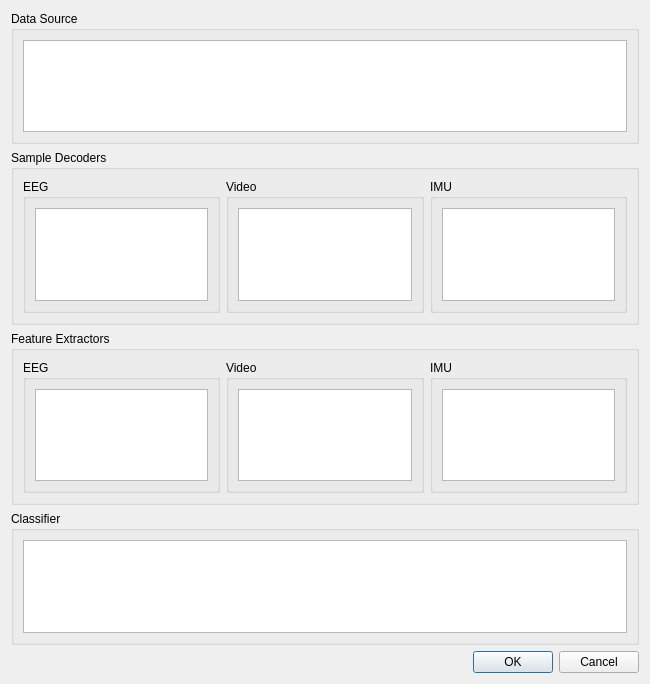
<?xml version="1.0" encoding="UTF-8"?>
<ui version="4.0">
 <class>PluginManager</class>
 <widget class="QDialog" name="PluginManager">
  <property name="geometry">
   <rect>
    <x>0</x>
    <y>0</y>
    <width>650</width>
    <height>684</height>
   </rect>
  </property>
  <property name="windowTitle">
   <string>Plugin Manager</string>
  </property>
  <layout class="QVBoxLayout" name="verticalLayout">
   <item>
    <widget class="QGroupBox" name="groupBox">
     <property name="title">
      <string>Data Source</string>
     </property>
     <layout class="QHBoxLayout" name="horizontalLayout_4">
      <item>
       <widget class="QTreeView" name="treeSource">
        <property name="alternatingRowColors">
         <bool>true</bool>
        </property>
        <property name="rootIsDecorated">
         <bool>false</bool>
        </property>
        <property name="itemsExpandable">
         <bool>false</bool>
        </property>
        <property name="headerHidden">
         <bool>true</bool>
        </property>
        <property name="expandsOnDoubleClick">
         <bool>false</bool>
        </property>
       </widget>
      </item>
     </layout>
    </widget>
   </item>
   <item>
    <widget class="QGroupBox" name="groupBox_2">
     <property name="title">
      <string>Sample Decoders</string>
     </property>
     <layout class="QHBoxLayout" name="horizontalLayout">
      <item>
       <widget class="QGroupBox" name="groupBox_5">
        <property name="title">
         <string>EEG</string>
        </property>
        <layout class="QHBoxLayout" name="horizontalLayout_5">
         <item>
          <widget class="QTreeView" name="treeDecoderEeg">
           <property name="alternatingRowColors">
            <bool>true</bool>
           </property>
           <property name="rootIsDecorated">
            <bool>false</bool>
           </property>
           <property name="itemsExpandable">
            <bool>false</bool>
           </property>
           <property name="headerHidden">
            <bool>true</bool>
           </property>
           <property name="expandsOnDoubleClick">
            <bool>false</bool>
           </property>
          </widget>
         </item>
        </layout>
       </widget>
      </item>
      <item>
       <widget class="QGroupBox" name="groupBox_6">
        <property name="title">
         <string>Video</string>
        </property>
        <layout class="QHBoxLayout" name="horizontalLayout_6">
         <item>
          <widget class="QTreeView" name="treeDecoderVideo">
           <property name="alternatingRowColors">
            <bool>true</bool>
           </property>
           <property name="rootIsDecorated">
            <bool>false</bool>
           </property>
           <property name="itemsExpandable">
            <bool>false</bool>
           </property>
           <property name="headerHidden">
            <bool>true</bool>
           </property>
           <property name="expandsOnDoubleClick">
            <bool>false</bool>
           </property>
          </widget>
         </item>
        </layout>
       </widget>
      </item>
      <item>
       <widget class="QGroupBox" name="groupBox_7">
        <property name="title">
         <string>IMU</string>
        </property>
        <layout class="QHBoxLayout" name="horizontalLayout_7">
         <item>
          <widget class="QTreeView" name="treeDecoderImu">
           <property name="alternatingRowColors">
            <bool>true</bool>
           </property>
           <property name="rootIsDecorated">
            <bool>false</bool>
           </property>
           <property name="itemsExpandable">
            <bool>false</bool>
           </property>
           <property name="headerHidden">
            <bool>true</bool>
           </property>
           <property name="expandsOnDoubleClick">
            <bool>false</bool>
           </property>
          </widget>
         </item>
        </layout>
       </widget>
      </item>
     </layout>
    </widget>
   </item>
   <item>
    <widget class="QGroupBox" name="groupBox_3">
     <property name="title">
      <string>Feature Extractors</string>
     </property>
     <layout class="QHBoxLayout" name="horizontalLayout_2">
      <item>
       <widget class="QGroupBox" name="groupBox_8">
        <property name="title">
         <string>EEG</string>
        </property>
        <layout class="QHBoxLayout" name="horizontalLayout_9">
         <item>
          <widget class="QTreeView" name="treeFeatEeg">
           <property name="alternatingRowColors">
            <bool>true</bool>
           </property>
           <property name="rootIsDecorated">
            <bool>false</bool>
           </property>
           <property name="itemsExpandable">
            <bool>false</bool>
           </property>
           <property name="headerHidden">
            <bool>true</bool>
           </property>
           <property name="expandsOnDoubleClick">
            <bool>false</bool>
           </property>
          </widget>
         </item>
        </layout>
       </widget>
      </item>
      <item>
       <widget class="QGroupBox" name="groupBox_9">
        <property name="title">
         <string>Video</string>
        </property>
        <layout class="QHBoxLayout" name="horizontalLayout_10">
         <item>
          <widget class="QTreeView" name="treeFeatVideo">
           <property name="alternatingRowColors">
            <bool>true</bool>
           </property>
           <property name="rootIsDecorated">
            <bool>false</bool>
           </property>
           <property name="itemsExpandable">
            <bool>false</bool>
           </property>
           <property name="headerHidden">
            <bool>true</bool>
           </property>
           <property name="expandsOnDoubleClick">
            <bool>false</bool>
           </property>
          </widget>
         </item>
        </layout>
       </widget>
      </item>
      <item>
       <widget class="QGroupBox" name="groupBox_10">
        <property name="title">
         <string>IMU</string>
        </property>
        <layout class="QHBoxLayout" name="horizontalLayout_8">
         <item>
          <widget class="QTreeView" name="treeFeatImu">
           <property name="alternatingRowColors">
            <bool>true</bool>
           </property>
           <property name="rootIsDecorated">
            <bool>false</bool>
           </property>
           <property name="itemsExpandable">
            <bool>false</bool>
           </property>
           <property name="headerHidden">
            <bool>true</bool>
           </property>
           <property name="expandsOnDoubleClick">
            <bool>false</bool>
           </property>
          </widget>
         </item>
        </layout>
       </widget>
      </item>
     </layout>
    </widget>
   </item>
   <item>
    <widget class="QGroupBox" name="groupBox_4">
     <property name="title">
      <string>Classifier</string>
     </property>
     <layout class="QHBoxLayout" name="horizontalLayout_3">
      <item>
       <widget class="QTreeView" name="treeClassifier">
        <property name="alternatingRowColors">
         <bool>true</bool>
        </property>
        <property name="rootIsDecorated">
         <bool>false</bool>
        </property>
        <property name="itemsExpandable">
         <bool>false</bool>
        </property>
        <property name="headerHidden">
         <bool>true</bool>
        </property>
        <property name="expandsOnDoubleClick">
         <bool>false</bool>
        </property>
       </widget>
      </item>
     </layout>
    </widget>
   </item>
   <item>
    <widget class="QDialogButtonBox" name="buttonBox">
     <property name="standardButtons">
      <set>QDialogButtonBox::Cancel|QDialogButtonBox::Ok</set>
     </property>
    </widget>
   </item>
  </layout>
 </widget>
 <resources/>
 <connections>
  <connection>
   <sender>buttonBox</sender>
   <signal>rejected()</signal>
   <receiver>PluginManager</receiver>
   <slot>reject()</slot>
   <hints>
    <hint type="sourcelabel">
     <x>324</x>
     <y>663</y>
    </hint>
    <hint type="destinationlabel">
     <x>324</x>
     <y>341</y>
    </hint>
   </hints>
  </connection>
  <connection>
   <sender>buttonBox</sender>
   <signal>accepted()</signal>
   <receiver>PluginManager</receiver>
   <slot>accept()</slot>
   <hints>
    <hint type="sourcelabel">
     <x>324</x>
     <y>663</y>
    </hint>
    <hint type="destinationlabel">
     <x>324</x>
     <y>341</y>
    </hint>
   </hints>
  </connection>
 </connections>
</ui>
